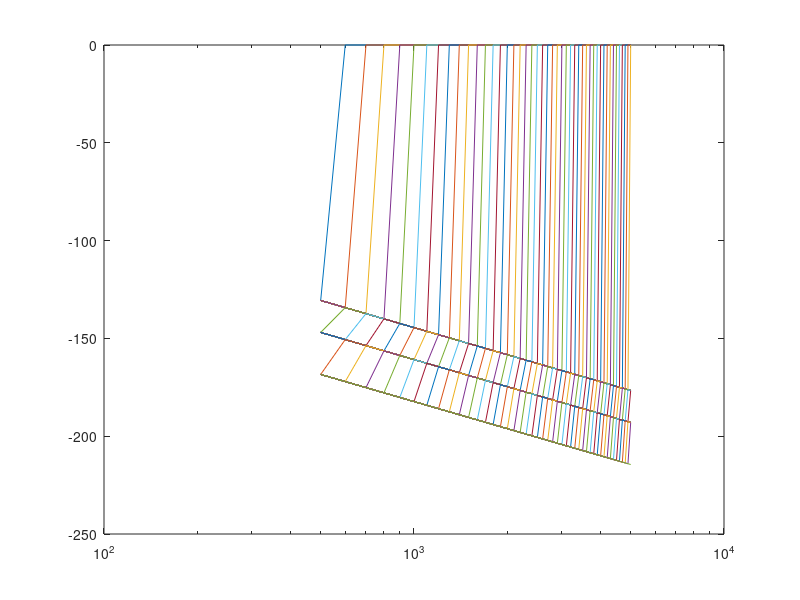

The MATLAB script that drew this image:
Pt=36.0205; %in dBm
d=0.5*1000:0.1*1000:5*1000; %in m
w=[300/830    300/1880    3/55]; %in m
Pr=zeros(1,46);
loss=zeros(1,3);
pi=3.14;
for j=1:3
    for i=1:46;
    Pr(1,i)=Pt-21.98+20*log(w(j))-20*log(d(i)); % in dB
    semilogx(d,Pr);hold on;
    hold on;
    end
end
hold on;
